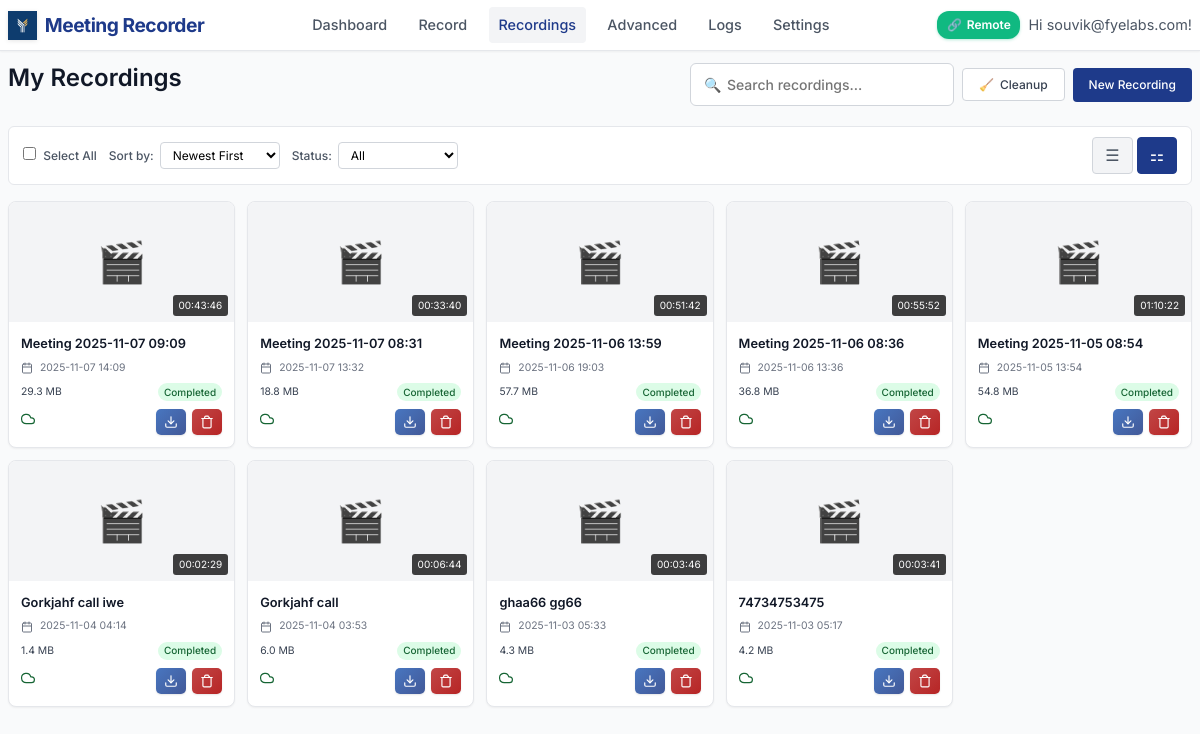
The app's page /recordings (signed in), older data.
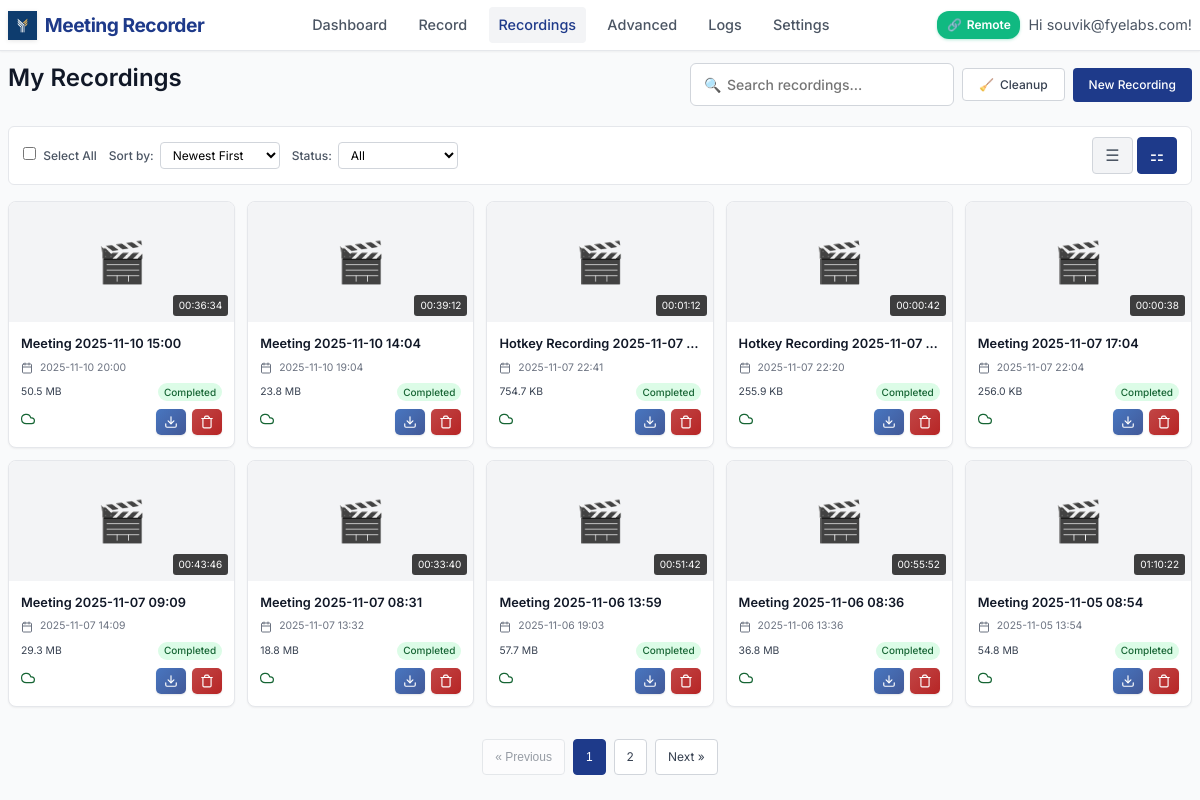
The same page, newer data.
### models.py (models this page shows, shortened)
class Recording(db.Model):
    id = db.Column(db.Integer, primary_key=True)
    title = db.Column(db.String(200), nullable=False)
    filename = db.Column(db.String(255), nullable=False)
    file_path = db.Column(db.String(500), nullable=False)
    file_size = db.Column(db.BigInteger, default=0)  # in bytes
    duration = db.Column(db.Integer, default=0)  # in seconds
    created_at = db.Column(db.DateTime, default=datetime.utcnow)
    started_at = db.Column(db.DateTime)
    ended_at = db.Column(db.DateTime)
    monitor_name = db.Column(db.String(200))
    resolution = db.Column(db.String(50))  # e.g., "1920x1080"
    uploaded = db.Column(db.Boolean, default=False)
    upload_url = db.Column(db.String(500))  # Legacy field - kept for compatibility
    video_url = db.Column(db.String(500))
    transcript_url = db.Column(db.String(500))
    thumbnail_url = db.Column(db.String(500))
    upload_status = db.Column(db.String(50), default='pending')  # pending, uploading, completed, failed
    upload_metadata = db.Column(db.Text)  # JSON metadata from upload
    user_id = db.Column(db.Integer, db.ForeignKey('user.id'), nullable=False)
    status = db.Column(db.String(50), default='completed')  # recording, processing, completed, failed
    @property
    def duration_formatted(self):
        if not self.duration:
            return "00:00:00"
        hours = self.duration // 3600
        minutes = (self.duration % 3600) // 60
        seconds = self.duration % 60
        return f"{hours:02d}:{minutes:02d}:{seconds:02d}"
    @property
    def file_size_formatted(self):
        if not self.file_size:
            return "0 B"
        size = self.file_size  # Work with a copy to avoid modifying the actual value
        for unit in ['B', 'KB', 'MB', 'GB']:
            if size < 1024:
                return f"{size:.1f} {unit}"
            size /= 1024
        return f"{size:.1f} TB"
    @property
    def sync_status(self):
        if self.upload_status == 'completed' and self.uploaded:
            return "Synced"
        elif self.upload_status == 'uploading':
            return "Uploading"
        elif self.upload_status == 'failed':
            return "Upload Failed"
        elif self.status == "failed":
            return "Recording Failed"
        elif self.status == "processing":
            return "Processing"
        else:
            return "Local Only"
    @property
    def sync_status_class(self):
        status = self.sync_status
        if status == "Synced":
            return "status-synced"
        elif status == "Uploading":
            return "status-uploading"
        elif "Failed" in status:
            return "status-failed"
        elif status == "Processing":
            return "status-processing"
        else:
            return "status-local"
    @property
    def resolved_file_path(self):
        if not self.file_path:
            return None
        current_dir = os.path.dirname(os.path.abspath(__file__))
        if os.path.isabs(self.file_path):
            filename = os.path.basename(self.file_path)
        else:
            filename = self.file_path
        resolved_path = os.path.join(current_dir, 'recordings', filename)
        return resolved_path
    @property
    def transcript_path(self):
        current_dir = os.path.dirname(os.path.abspath(__file__))
        recordings_dir = os.path.join(current_dir, 'recordings')
        safe_title = "".join(c for c in self.title if c.isalnum() or c in (' ', '-', '_')).rstrip()
        transcript_filename = f"{safe_title}_transcript.txt"
        transcript_path = os.path.join(recordings_dir, transcript_filename)
        if os.path.exists(transcript_path):
            return transcript_path
        resolved_path = self.resolved_file_path
        if resolved_path:
            old_transcript_path = os.path.splitext(resolved_path)[0] + '_transcript.txt'
            if os.path.exists(old_transcript_path):
                return old_transcript_path
        return transcript_path
    @property
    def has_transcript(self):
        transcript_path = self.transcript_path
        return transcript_path and os.path.exists(transcript_path)

### app.py (the view, shortened to what this page needs)
@app.route('/recordings')
@login_required
def recordings():
    page = request.args.get('page', 1, type=int)
    sort_by = request.args.get('sort', 'date_desc')
    status_filter = request.args.get('status', 'all')
    search_query = request.args.get('search', '').strip()
    query = Recording.query
    if search_query:
        query = query.filter(Recording.title.contains(search_query))
    if sort_by == 'date_asc':
        query = query.order_by(Recording.created_at.asc())
    elif sort_by == 'title':
        query = query.order_by(Recording.title.asc())
    elif sort_by == 'duration':
        query = query.order_by(Recording.duration.desc().nullslast())
    else:  # default: date_desc
        query = query.order_by(Recording.created_at.desc())
    recordings = query.paginate(page=page, per_page=10, error_out=False)
    return render_template('recordings.html', recordings=recordings)

### app.py (called while the page is built)
@app.context_processor
def utility_processor():
    active_recording = None
    if current_user.is_authenticated:
        from dual_stream import DualModeStreamer
        global recording_state
        if recording_state.get('active', False):
            recent_recording = Recording.query.filter_by(user_id=current_user.id).order_by(Recording.created_at.desc()).first()
            if recent_recording and recent_recording.status != 'completed':
                active_recording = recent_recording
    return dict(
        format_file_size=format_file_size,
        format_duration=format_duration,
        active_recording=active_recording,
        is_remote_recording_enabled=is_remote_recording_enabled
    )

@login_manager.user_loader
def load_user(user_id):
    return db.session.get(User, int(user_id))  # Fix SQLAlchemy deprecation

### templates/recordings.html (shortened to what the changed rows need)
{% extends "base.html" %}
{% block content %}
<div class="page-header">
    <h1 class="page-title">My Recordings</h1>
</div>
{% if recordings.items %}
    <div class="recordings-grid">
        {% for recording in recordings.items %}
        <div class="recording-card" onclick="playRecording('{{ recording.id }}', event)">
            <div class="recording-thumbnail">
                {% if recording.file_path %}
                <div class="placeholder-thumbnail" style="display: none; width: 100%; height: 100%; align-items: center; justify-content: center; font-size: 2.5rem; color: var(--gray-400);">
                    🎬
                </div>
                {% else %}
                <div class="placeholder-thumbnail" style="width: 100%; height: 100%; display: flex; align-items: center; justify-content: center; font-size: 2.5rem; color: var(--gray-400);">
                    🎬
                </div>
                {% endif %}
                <div class="recording-duration">{{ recording.duration_formatted }}</div>
            </div>
            <div class="recording-info">
                <div class="recording-title">{{ recording.title }}</div>
                <div class="recording-meta">
                    <div class="recording-date">
                        {{ recording.created_at.strftime('%Y-%m-%d %H:%M') }}
                    </div>
                </div>
                <div class="recording-details">
                    <span class="recording-size">{{ recording.file_size_formatted }}</span>
                    <span class="recording-status status-{{ recording.status }}">
                        {{ recording.status.title() }}
                    </span>
                </div>
                <div class="recording-actions">
                    <div class="sync-indicator">
                        <span class="{{ recording.sync_status_class }}" title="{{ recording.sync_status }}">
                            {% if recording.sync_status == 'Synced' %}
                                <svg width="14" height="14" viewBox="0 0 24 24" fill="none" stroke="currentColor" stroke-width="2" stroke-linecap="round" stroke-linejoin="round">
                                    <path d="M18 10h-1.26A8 8 0 1 0 9 20h9a5 5 0 0 0 0-10z"/>
                                </svg>
                            {% elif recording.sync_status == 'Completed' %}
                                <svg width="14" height="14" viewBox="0 0 24 24" fill="none" stroke="currentColor" stroke-width="2" stroke-linecap="round" stroke-linejoin="round">
                                    <polyline points="20,6 9,17 4,12"/>
                                </svg>
                            {% elif recording.sync_status == 'Processing' %}
                                <svg width="14" height="14" viewBox="0 0 24 24" fill="none" stroke="currentColor" stroke-width="2" stroke-linecap="round" stroke-linejoin="round" style="animation: spin 1s linear infinite;">
                                    <path d="M21 12a9 9 0 11-6.219-8.56"/>
                                </svg>
                            {% elif recording.sync_status == 'Failed' %}
                                <svg width="14" height="14" viewBox="0 0 24 24" fill="none" stroke="currentColor" stroke-width="2" stroke-linecap="round" stroke-linejoin="round">
                                    <circle cx="12" cy="12" r="10"/>
                                    <line x1="15" y1="9" x2="9" y2="15"/>
                                    <line x1="9" y1="9" x2="15" y2="15"/>
                                </svg>
                            {% endif %}
                        </span>
                    </div>
                    <div class="action-buttons">
                        {% if recording.file_path %}
                        <a href="{{ url_for('download_recording', recording_id=recording.id) }}"
                           class="download-btn"
                           title="Download video">
                            <svg width="14" height="14" viewBox="0 0 24 24" fill="none" stroke="currentColor" stroke-width="2" stroke-linecap="round" stroke-linejoin="round">
                                <path d="M21 15v4a2 2 0 0 1-2 2H5a2 2 0 0 1-2-2v-4"/>
                                <polyline points="7,10 12,15 17,10"/>
                                <line x1="12" y1="15" x2="12" y2="3"/>
                            </svg>
                        </a>
                        {% endif %}
                        <button class="delete-btn"
                                onclick="deleteRecording({{ recording.id }}, '{{ recording.title }}')"
                                title="Delete recording">
                            <svg width="14" height="14" viewBox="0 0 24 24" fill="none" stroke="currentColor" stroke-width="2" stroke-linecap="round" stroke-linejoin="round">
                                <path d="M3 6h18"/>
                                <path d="M19 6v14c0 1-1 2-2 2H7c-1 0-2-1-2-2V6"/>
                                <path d="M8 6V4c0-1 1-2 2-2h4c0 1 1 2 2 2v2"/>
                            </svg>
                        </button>
                    </div>
                </div>
            </div>
        </div>
        {% endfor %}
    </div>
    {% if recordings.pages > 1 %}
    <div class="pagination">
        {% set args_without_page = request.args.copy() %}
        {% set _ = args_without_page.pop('page', None) %}
        {% if recordings.has_prev %}
            <a href="{{ url_for('recordings', page=recordings.prev_num, **args_without_page) }}" class="pagination-btn">« Previous</a>
        {% else %}
            <button class="pagination-btn" disabled>« Previous</button>
        {% endif %}
        {% for page_num in recordings.iter_pages() %}
            {% if page_num %}
                {% if page_num != recordings.page %}
                    <a href="{{ url_for('recordings', page=page_num, **args_without_page) }}" class="pagination-btn">{{ page_num }}</a>
                {% else %}
                    <button class="pagination-btn active">{{ page_num }}</button>
                {% endif %}
            {% else %}
                <span class="pagination-btn">...</span>
            {% endif %}
        {% endfor %}
        {% if recordings.has_next %}
            <a href="{{ url_for('recordings', page=recordings.next_num, **args_without_page) }}" class="pagination-btn">Next »</a>
        {% else %}
            <button class="pagination-btn" disabled>Next »</button>
        {% endif %}
    </div>
    {% endif %}
{% else %}
    <div class="empty-state">
        <div class="empty-icon">📹</div>
        <div class="empty-title">No recordings found</div>
        <p>You haven't created any recordings yet. Start by recording your first meeting!</p>
    </div>
{% endif %}
{% endblock %}

Row changes from the older to the newer data that the page shows:
no longer on this page (row unchanged): Recording: duration_formatted "00:02:29", title "Gorkjahf call iwe", created_at "2025-11-04 04:14", file_size_formatted "1.4 MB", status "Completed", upload_status "completed" (drawn)
no longer on this page (row unchanged): Recording: duration_formatted "00:06:44", title "Gorkjahf call", created_at "2025-11-04 03:53", file_size_formatted "6.0 MB", status "Completed", upload_status "completed" (drawn)
no longer on this page (row unchanged): Recording: duration_formatted "00:03:46", title "ghaa66 gg66", created_at "2025-11-03 05:33", file_size_formatted "4.3 MB", status "Completed", upload_status "completed" (drawn)
no longer on this page (row unchanged): Recording: duration_formatted "00:03:41", title "74734753475", created_at "2025-11-03 05:17", file_size_formatted "4.2 MB", status "Completed", upload_status "completed" (drawn)
added Recording: duration_formatted "00:36:34", title "Meeting 2025-11-10 15:00", created_at "2025-11-10 20:00", file_size_formatted "50.5 MB", status "Completed", upload_status "completed" (drawn)
added Recording: duration_formatted "00:39:12", title "Meeting 2025-11-10 14:04", created_at "2025-11-10 19:04", file_size_formatted "23.8 MB", status "Completed", upload_status "completed" (drawn)
added Recording: duration_formatted "00:01:12", title "Hotkey Recording 2025-11-07…", created_at "2025-11-07 22:41", file_size_formatted "754.7 KB", status "Completed", upload_status "completed" (drawn)
added Recording: duration_formatted "00:00:42", title "Hotkey Recording 2025-11-07…", created_at "2025-11-07 22:20", file_size_formatted "255.9 KB", status "Completed", upload_status "completed" (drawn)
added Recording: duration_formatted "00:00:38", title "Meeting 2025-11-07 17:04", created_at "2025-11-07 22:04", file_size_formatted "256.0 KB", status "Completed", upload_status "completed" (drawn)
Text that changed along with them:
text now shown: "« Previous Next »"
new list line: "1"
new list line: "2"
